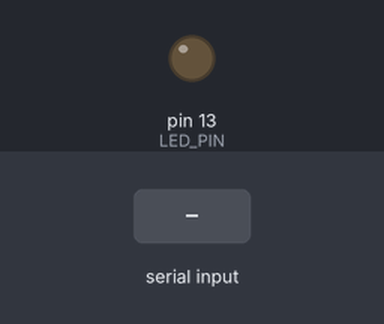
This sketch was run on a simulated Arduino Uno, built with avr-gcc and run on an emulated ATmega328P. Shown: output pins drawn as LEDs (lit = HIGH). Inputs (shaded band) come from the test bench.

Above: at 1.2 s.
1.3 s: "1" received over Serial
At 2.5 s:
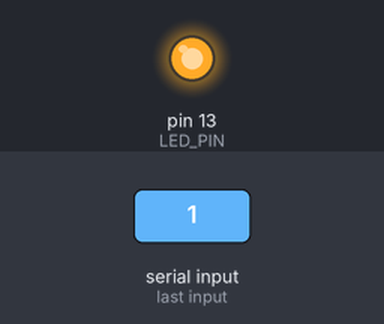
2.8 s: "0" received over Serial
At 3.6 s:
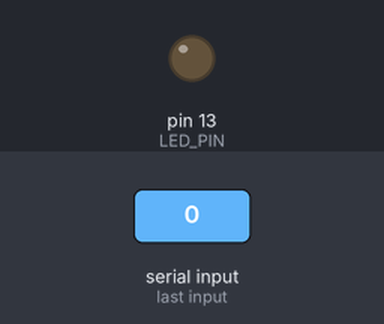
Timing chart, 0 to 5.8 s (numbered marks = the images above; inputs shaded):
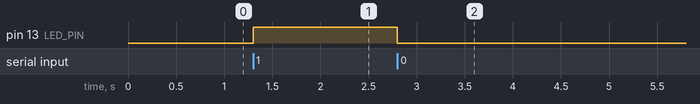

The sketch:

Serial.ino
```cpp
//シリアル通信(PC⇔Arduino)
char data;
const int LED_PIN = 13;

void setup() {
 Serial.begin(9600);
 pinMode(LED_PIN, OUTPUT);
}

void loop(){
 if (Serial.available() > 0) {
   data = Serial.read();
   if(data == '1'){
     //実行したい内容
     digitalWrite(LED_PIN, HIGH);
   }
   else{
     //違う時
     digitalWrite(LED_PIN, LOW);
   }
 }
}
```

Measured:
- after the input at 1.3 s, pin 13 (LED_PIN): LOW → HIGH at once
- after the input at 2.8 s, pin 13 (LED_PIN): HIGH → LOW at once
